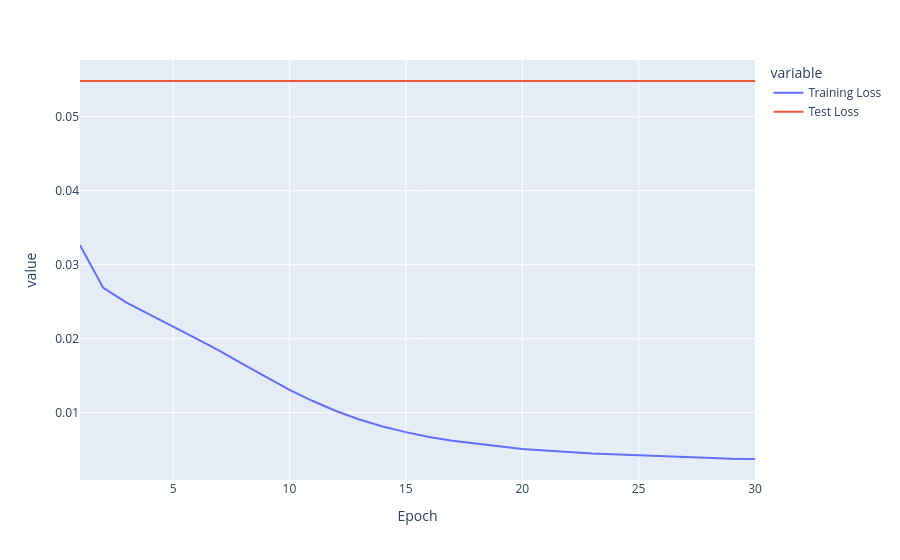
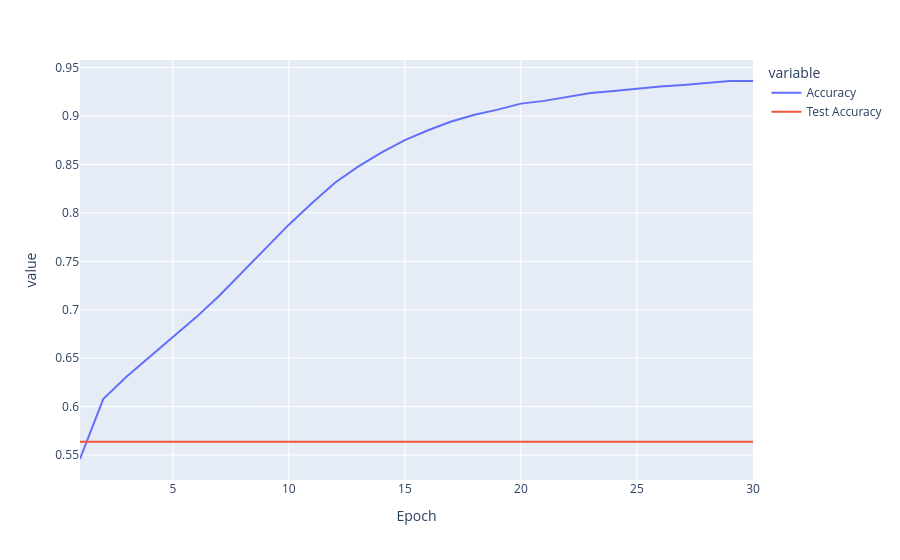

The cell these charts' notebook holds for them, in order:
### Code cell
total_test_loss = 0
test_correct = 0

model.eval()
with torch.no_grad():
    for input_batch, target_batch in tqdm(test_loader):

        output_batch = model(input_batch)[:,-1]
        loss = cross_entropy(output_batch, target_batch.to(torch.float32))
        
        total_test_loss += loss.item()
        for pred, trgt in zip(output_batch, target_batch):
            test_correct += trgt[pred == pred.max()].item()

avg_train_loss = total_test_loss/(len(test_loader)*batch_size)
test_accuracy = test_correct/(len(test_loader)*batch_size)

print(f"Test Loss = {avg_train_loss:.4f}, Test Accuracy = {test_accuracy*100:.2f}%\n")

history_df["Test Loss"] = avg_train_loss
history_df["Test Accuracy"] = test_accuracy

fig = px.line(history_df, "Epoch", ["Training Loss", "Test Loss"])
fig.show()
fig = px.line(history_df, "Epoch", ["Accuracy", "Test Accuracy"])
fig.show()

### Figure 1 — Plotly figure (JSON) as saved in the notebook; plotly's stock layout.template omitted (floating-point values rounded to 4 significant figures)
{"data": [{"hovertemplate": "variable=Training Loss<br>Epoch=%{x}<br>value=%{y}<extra></extra>", "legendgroup": "Training Loss", "line": {"color": "#636efa", "dash": "solid"}, "marker": {"symbol": "circle"}, "mode": "lines", "name": "Training Loss", "orientation": "v", "showlegend": true, "type": "scatter", "x": [1, 2, 3, 4, 5, 6, 7, 8, 9, 10, 11, 12, 13, 14, 15, 16, 17, 18, 19, 20, 21, 22, 23, 24, 25, 26, 27, 28, 29, 30], "xaxis": "x", "y": [0.03263, 0.02686, 0.02488, 0.02321, 0.02162, 0.01999, 0.01834, 0.01656, 0.01477, 0.01308, 0.01157, 0.01021, 0.009078, 0.008116, 0.007363, 0.00671, 0.006204, 0.005778, 0.00544, 0.005095, 0.004938, 0.004682, 0.004463, 0.004343, 0.004204, 0.004087, 0.003987, 0.003888, 0.003769, 0.003731], "yaxis": "y"}, {"hovertemplate": "variable=Test Loss<br>Epoch=%{x}<br>value=%{y}<extra></extra>", "legendgroup": "Test Loss", "line": {"color": "#EF553B", "dash": "solid"}, "marker": {"symbol": "circle"}, "mode": "lines", "name": "Test Loss", "orientation": "v", "showlegend": true, "type": "scatter", "x": [1, 2, 3, 4, 5, 6, 7, 8, 9, 10, 11, 12, 13, 14, 15, 16, 17, 18, 19, 20, 21, 22, 23, 24, 25, 26, 27, 28, 29, 30], "xaxis": "x", "y": [0.05482, 0.05482, 0.05482, 0.05482, 0.05482, 0.05482, 0.05482, 0.05482, 0.05482, 0.05482, 0.05482, 0.05482, 0.05482, 0.05482, 0.05482, 0.05482, 0.05482, 0.05482, 0.05482, 0.05482, 0.05482, 0.05482, 0.05482, 0.05482, 0.05482, 0.05482, 0.05482, 0.05482, 0.05482, 0.05482], "yaxis": "y"}], "layout": {"legend": {"title": {"text": "variable"}, "tracegroupgap": 0}, "margin": {"t": 60}, "xaxis": {"anchor": "y", "domain": [0, 1], "title": {"text": "Epoch"}}, "yaxis": {"anchor": "x", "domain": [0, 1], "title": {"text": "value"}}}}

### Figure 2 — Plotly figure (JSON) as saved in the notebook; plotly's stock layout.template omitted (floating-point values rounded to 4 significant figures)
{"data": [{"hovertemplate": "variable=Accuracy<br>Epoch=%{x}<br>value=%{y}<extra></extra>", "legendgroup": "Accuracy", "line": {"color": "#636efa", "dash": "solid"}, "marker": {"symbol": "circle"}, "mode": "lines", "name": "Accuracy", "orientation": "v", "showlegend": true, "type": "scatter", "x": [1, 2, 3, 4, 5, 6, 7, 8, 9, 10, 11, 12, 13, 14, 15, 16, 17, 18, 19, 20, 21, 22, 23, 24, 25, 26, 27, 28, 29, 30], "xaxis": "x", "y": [0.5458, 0.6078, 0.6307, 0.6512, 0.6707, 0.6921, 0.7145, 0.7388, 0.7633, 0.7879, 0.8102, 0.8314, 0.8481, 0.8624, 0.8752, 0.8853, 0.8943, 0.9013, 0.9067, 0.9129, 0.9157, 0.9199, 0.9238, 0.9258, 0.9282, 0.9305, 0.932, 0.9342, 0.9362, 0.9361], "yaxis": "y"}, {"hovertemplate": "variable=Test Accuracy<br>Epoch=%{x}<br>value=%{y}<extra></extra>", "legendgroup": "Test Accuracy", "line": {"color": "#EF553B", "dash": "solid"}, "marker": {"symbol": "circle"}, "mode": "lines", "name": "Test Accuracy", "orientation": "v", "showlegend": true, "type": "scatter", "x": [1, 2, 3, 4, 5, 6, 7, 8, 9, 10, 11, 12, 13, 14, 15, 16, 17, 18, 19, 20, 21, 22, 23, 24, 25, 26, 27, 28, 29, 30], "xaxis": "x", "y": [0.5637, 0.5637, 0.5637, 0.5637, 0.5637, 0.5637, 0.5637, 0.5637, 0.5637, 0.5637, 0.5637, 0.5637, 0.5637, 0.5637, 0.5637, 0.5637, 0.5637, 0.5637, 0.5637, 0.5637, 0.5637, 0.5637, 0.5637, 0.5637, 0.5637, 0.5637, 0.5637, 0.5637, 0.5637, 0.5637], "yaxis": "y"}], "layout": {"legend": {"title": {"text": "variable"}, "tracegroupgap": 0}, "margin": {"t": 60}, "xaxis": {"anchor": "y", "domain": [0, 1], "title": {"text": "Epoch"}}, "yaxis": {"anchor": "x", "domain": [0, 1], "title": {"text": "value"}}}}
